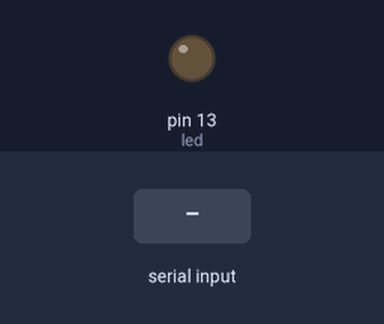
The sketch below on a simulated Arduino Uno, built with avr-gcc and run on an emulated ATmega328P. On the bench: output pins drawn as LEDs (lit = HIGH). Inputs (shaded band) come from the test bench.

Above: at 1.2 s.
1.3 s: "A" received over Serial
At 3.1 s:
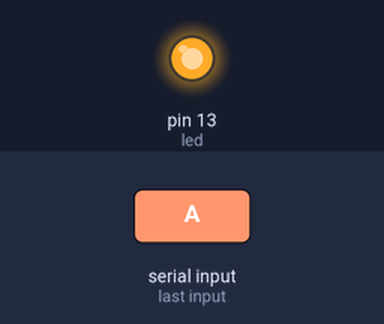
Timing chart, 0 to 4.6 s (numbered marks = the images above; inputs shaded):
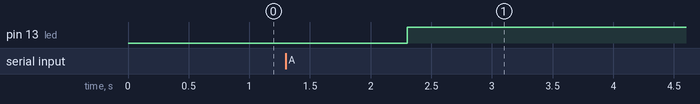

The sketch:

arduino.ino
```cpp
int led = 13;
String data;
char letter;

void setup() {
  // put your setup code here, to run once:

  pinMode(led,OUTPUT);
  digitalWrite(led,LOW);
  Serial.begin(9600);
}

void loop() {
  // put your main code here, to run repeatedly:

  if(Serial.available())
  {
    data = Serial.readString();
    letter = data.charAt(0);
    if(letter =='A')
    {
      digitalWrite(led,HIGH);

    }

  }

}
```

Measured:
- after the input at 1.3 s, pin 13 (led): LOW → HIGH after 1.0 s
